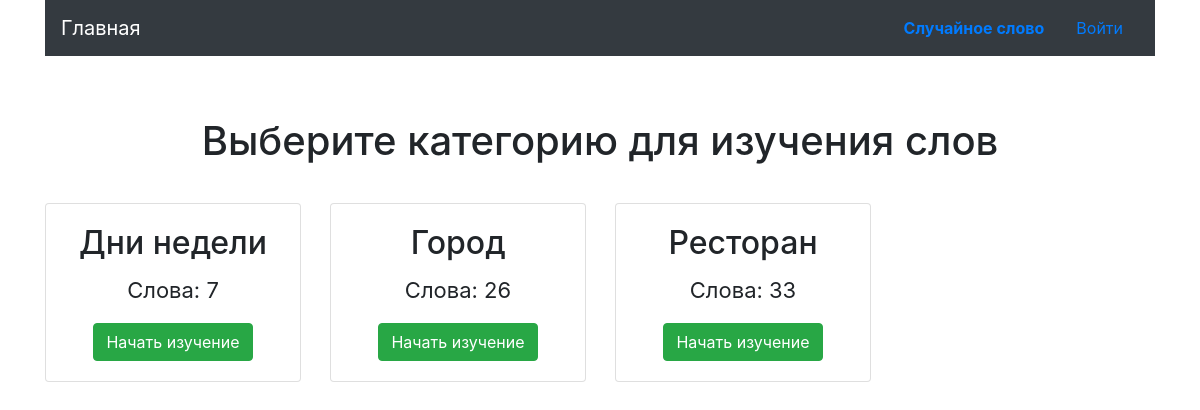
Before: / with the older database file.
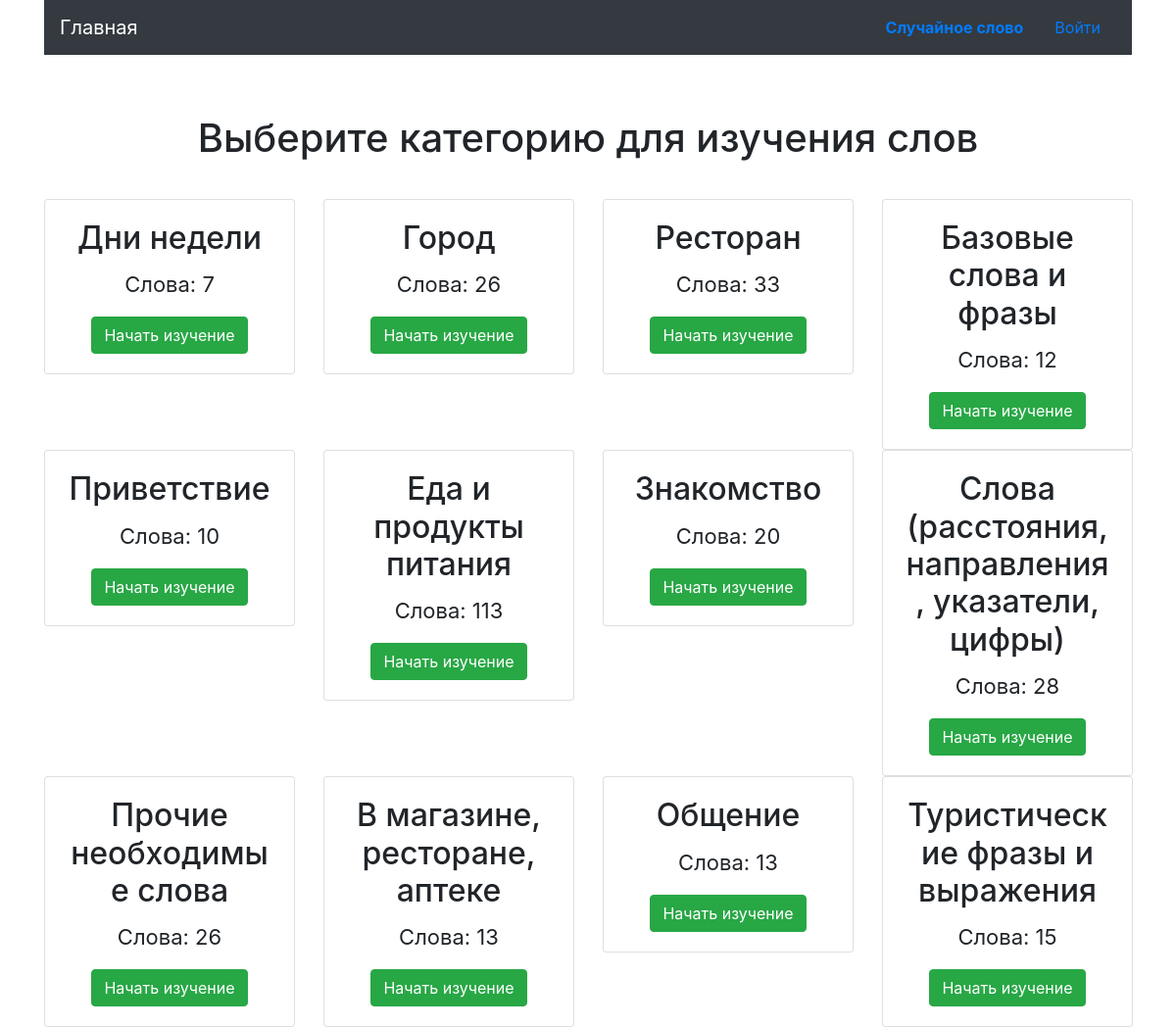
After: the same page with the newer database file.
### main_app/card/models.py (models this page shows, shortened)
class BaseModel(db.Model):
    __abstract__ = True
    __table_args__ = {'sqlite_autoincrement': True}     # remove if postgres
    id = db.Column(db.Integer, primary_key=True)

class Category(BaseModel):
    __tablename__ = 'category'
    name = db.Column(db.String(128), unique=True, nullable=False)
    image = db.Column(db.String(1024), nullable=True)
    background = db.Column(db.String(1024), nullable=True)
    @classmethod
    def all(cls) -> list:
        categories = db.session.query(Category).all()
        return categories
    @property
    def count_words(self) -> int:
        count_words = db.session.query(CategoryCards).filter(CategoryCards.category_id==self.id).count()
        return count_words

### main_app/card/views.py (the view)
@card.route('/')
def index():
    categories = Category.all()
    return render_template('main/index.html', categories=categories)

### main_app/templates/main/index.html
{% extends 'main/layout.html' %}
{% block content %}
<div class="container">
	<div class="row">
		<div class="col-md-12 text-center">
			<h1>Выберите категорию для изучения слов</h1>
		</div>
	</div>
</div>
<div class="container card-main">
	<div class="row">
		{% for category in categories %}
		<div class="col-sm-3 col-xs-2 text-center">
			<div class="card" style="width: 16rem;">
				<center>
					<div class="card-body">
						<h2 class="card-title">{{ category.name }}</h2>
						<p class="card-text">Слова: {{ category.count_words }}</p>
						<a href="{{ url_for('card.category', category_id=category.id) }}" class="btn btn-success">Начать изучение</a>
					</div>
				</center>
			</div>
		</div>
		{% endfor %}
	</div>
</div>
{% endblock %}

### main_app/templates/main/layout.html (shortened to what this page needs)
<!doctype html>
<html lang="en">
  <head>
    <link rel="stylesheet" href="https://maxcdn.bootstrapcdn.com/bootstrap/4.0.0/css/bootstrap.min.css">
  </head>
  <body>
    <div class="container">
      <nav class="navbar navbar-dark bg-dark">
        <a class="navbar-brand" href="{{ url_for('card.index') }}">Главная</a>
        <ul class="nav justify-content-end">
          <li class="nav-item">
            <a class="nav-link" href="{{ url_for('card.random_word') }}"><b>Случайное слово</b></a>
          </li>
          {% if current_user.is_authenticated %}
          <li class="nav-item">
            <span class="nav-link disabled">{{ current_user.name }} ({{ current_user.email }})</span>
          </li>
          <li class="nav-item">
            <a class="nav-link" href="{{ url_for('auth.logout') }}">Выход</a>
          </li>
          {% else %}
          <li class="nav-item">
            <a class="nav-link" href="{{ url_for('auth.login') }}">Войти</a>
          </li>
          {% endif %}
        </ul>
      </nav>
    </div>
    <div class="container">
      <div class="row">
        <div class="col-md-12 text-center">
        </div>
      </div>
    </div>
  {% block content %}{% endblock %}
  </body>
</html>

### main_app/templates/main/layout.html (style rules this page uses)
.card-text { font-size: 22px; }
.row, .card-main { margin-top: 30px; }

Changed rows visible on the page:
added Category: name "Базовые слова и фразы", count_words "12"
added Category: name "Приветствие", count_words "10"
added Category: name "Еда и продукты питания", count_words "113"
added Category: name "Знакомство", count_words "20"
added Category: name "Слова (расстояния, направления, указатели, цифры)", count_words "28"
added Category: name "Прочие необходимые слова", count_words "26"
added Category: name "В магазине, ресторане, аптеке", count_words "13"
added Category: name "Общение", count_words "13"
added Category: name "Туристические фразы и выражения", count_words "15"
